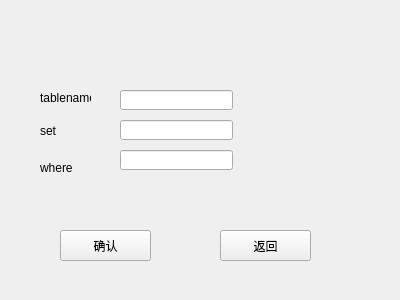
<?xml version="1.0" encoding="UTF-8"?>
<ui version="4.0">
 <class>updateTable</class>
 <widget class="QWidget" name="updateTable">
  <property name="geometry">
   <rect>
    <x>0</x>
    <y>0</y>
    <width>400</width>
    <height>300</height>
   </rect>
  </property>
  <property name="windowTitle">
   <string>Form</string>
  </property>
  <widget class="QPushButton" name="pushButton">
   <property name="geometry">
    <rect>
     <x>60</x>
     <y>230</y>
     <width>91</width>
     <height>31</height>
    </rect>
   </property>
   <property name="text">
    <string>确认</string>
   </property>
  </widget>
  <widget class="QPushButton" name="pushButton_2">
   <property name="geometry">
    <rect>
     <x>220</x>
     <y>230</y>
     <width>91</width>
     <height>31</height>
    </rect>
   </property>
   <property name="text">
    <string>返回</string>
   </property>
  </widget>
  <widget class="QLabel" name="label">
   <property name="geometry">
    <rect>
     <x>40</x>
     <y>90</y>
     <width>51</width>
     <height>16</height>
    </rect>
   </property>
   <property name="text">
    <string>tablename</string>
   </property>
  </widget>
  <widget class="QLabel" name="label_2">
   <property name="geometry">
    <rect>
     <x>40</x>
     <y>120</y>
     <width>51</width>
     <height>21</height>
    </rect>
   </property>
   <property name="text">
    <string>set</string>
   </property>
  </widget>
  <widget class="QLabel" name="label_3">
   <property name="geometry">
    <rect>
     <x>40</x>
     <y>160</y>
     <width>51</width>
     <height>16</height>
    </rect>
   </property>
   <property name="text">
    <string>where</string>
   </property>
  </widget>
  <widget class="QLineEdit" name="line_tableName">
   <property name="geometry">
    <rect>
     <x>120</x>
     <y>90</y>
     <width>113</width>
     <height>20</height>
    </rect>
   </property>
  </widget>
  <widget class="QLineEdit" name="line_condition">
   <property name="geometry">
    <rect>
     <x>120</x>
     <y>150</y>
     <width>113</width>
     <height>20</height>
    </rect>
   </property>
  </widget>
  <widget class="QLineEdit" name="line_contain">
   <property name="geometry">
    <rect>
     <x>120</x>
     <y>120</y>
     <width>113</width>
     <height>20</height>
    </rect>
   </property>
  </widget>
 </widget>
 <resources/>
 <connections/>
</ui>
